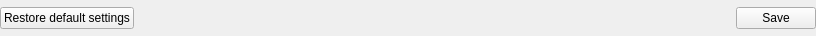
<?xml version="1.0" encoding="UTF-8"?>
<ui version="4.0">
 <class>rgSettingsButtonsView</class>
 <widget class="QWidget" name="rgSettingsButtonsView">
  <property name="geometry">
   <rect>
    <x>0</x>
    <y>0</y>
    <width>816</width>
    <height>36</height>
   </rect>
  </property>
  <property name="sizePolicy">
   <sizepolicy hsizetype="Preferred" vsizetype="Fixed">
    <horstretch>0</horstretch>
    <verstretch>0</verstretch>
   </sizepolicy>
  </property>
  <property name="minimumSize">
   <size>
    <width>0</width>
    <height>36</height>
   </size>
  </property>
  <property name="windowTitle">
   <string>Form</string>
  </property>
  <layout class="QVBoxLayout" name="verticalLayout">
   <property name="sizeConstraint">
    <enum>QLayout::SetMinimumSize</enum>
   </property>
   <property name="leftMargin">
    <number>0</number>
   </property>
   <property name="topMargin">
    <number>5</number>
   </property>
   <property name="rightMargin">
    <number>0</number>
   </property>
   <property name="bottomMargin">
    <number>5</number>
   </property>
   <item>
    <layout class="QHBoxLayout" name="buttonLayout">
     <property name="spacing">
      <number>6</number>
     </property>
     <property name="leftMargin">
      <number>0</number>
     </property>
     <property name="topMargin">
      <number>0</number>
     </property>
     <property name="rightMargin">
      <number>0</number>
     </property>
     <property name="bottomMargin">
      <number>0</number>
     </property>
     <item>
      <widget class="QPushButton" name="defaultSettingsPushButton">
       <property name="sizePolicy">
        <sizepolicy hsizetype="Minimum" vsizetype="Minimum">
         <horstretch>0</horstretch>
         <verstretch>0</verstretch>
        </sizepolicy>
       </property>
       <property name="text">
        <string>Restore default settings</string>
       </property>
       <property name="flat">
        <bool>false</bool>
       </property>
      </widget>
     </item>
     <item>
      <spacer name="horizontalSpacer">
       <property name="orientation">
        <enum>Qt::Horizontal</enum>
       </property>
       <property name="sizeType">
        <enum>QSizePolicy::Expanding</enum>
       </property>
       <property name="sizeHint" stdset="0">
        <size>
         <width>375</width>
         <height>20</height>
        </size>
       </property>
      </spacer>
     </item>
     <item>
      <widget class="QPushButton" name="saveSettingsButton">
       <property name="text">
        <string>Save</string>
       </property>
      </widget>
     </item>
    </layout>
   </item>
  </layout>
 </widget>
 <resources/>
 <connections/>
</ui>
